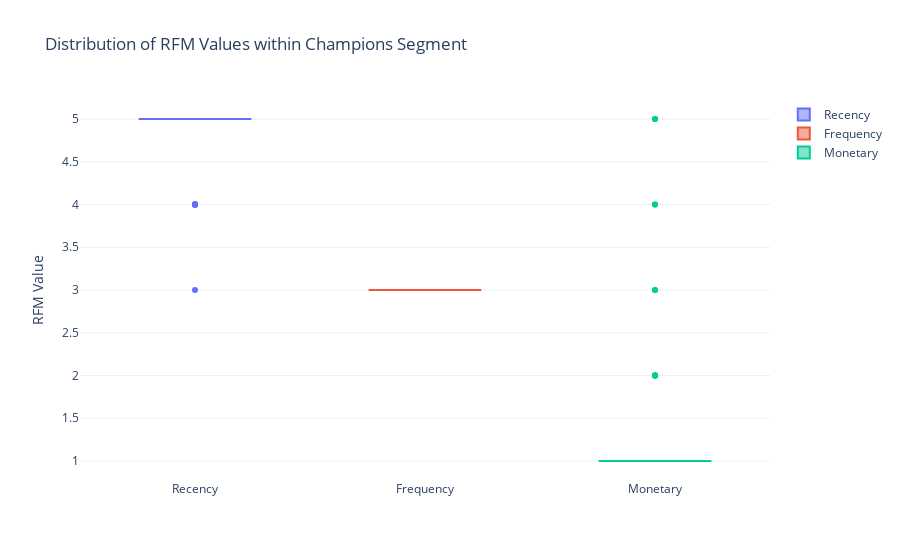

The notebook cell saved with this chart:
### Code cell
# Filter the data to include only the customers in the Champions segment
champions_segment = data[data['RFM Customer Segments'] == 'Champions']

fig = go.Figure()
fig.add_trace(go.Box(y=champions_segment['RecencyScore'], name='Recency'))
fig.add_trace(go.Box(y=champions_segment['FrequencyScore'], name='Frequency'))
fig.add_trace(go.Box(y=champions_segment['MonetaryScore'], name='Monetary'))

fig.update_layout(title='Distribution of RFM Values within Champions Segment',
                  yaxis_title='RFM Value',
                  showlegend=True)

fig.show()

### Figure 1 — Plotly figure (JSON) as saved in the notebook; plotly's stock layout.template omitted (floating-point values rounded to 4 significant figures; data arrays with more than 128 entries replaced by an {"elided": "..."} marker saying what was removed)
{"data": [{"name": "Recency", "type": "box", "y": {"elided": "2046 int values"}}, {"name": "Frequency", "type": "box", "y": {"elided": "2046 int values"}}, {"name": "Monetary", "type": "box", "y": {"elided": "2046 int values"}}], "layout": {"showlegend": true, "title": {"text": "Distribution of RFM Values within Champions Segment"}, "yaxis": {"title": {"text": "RFM Value"}}}}
